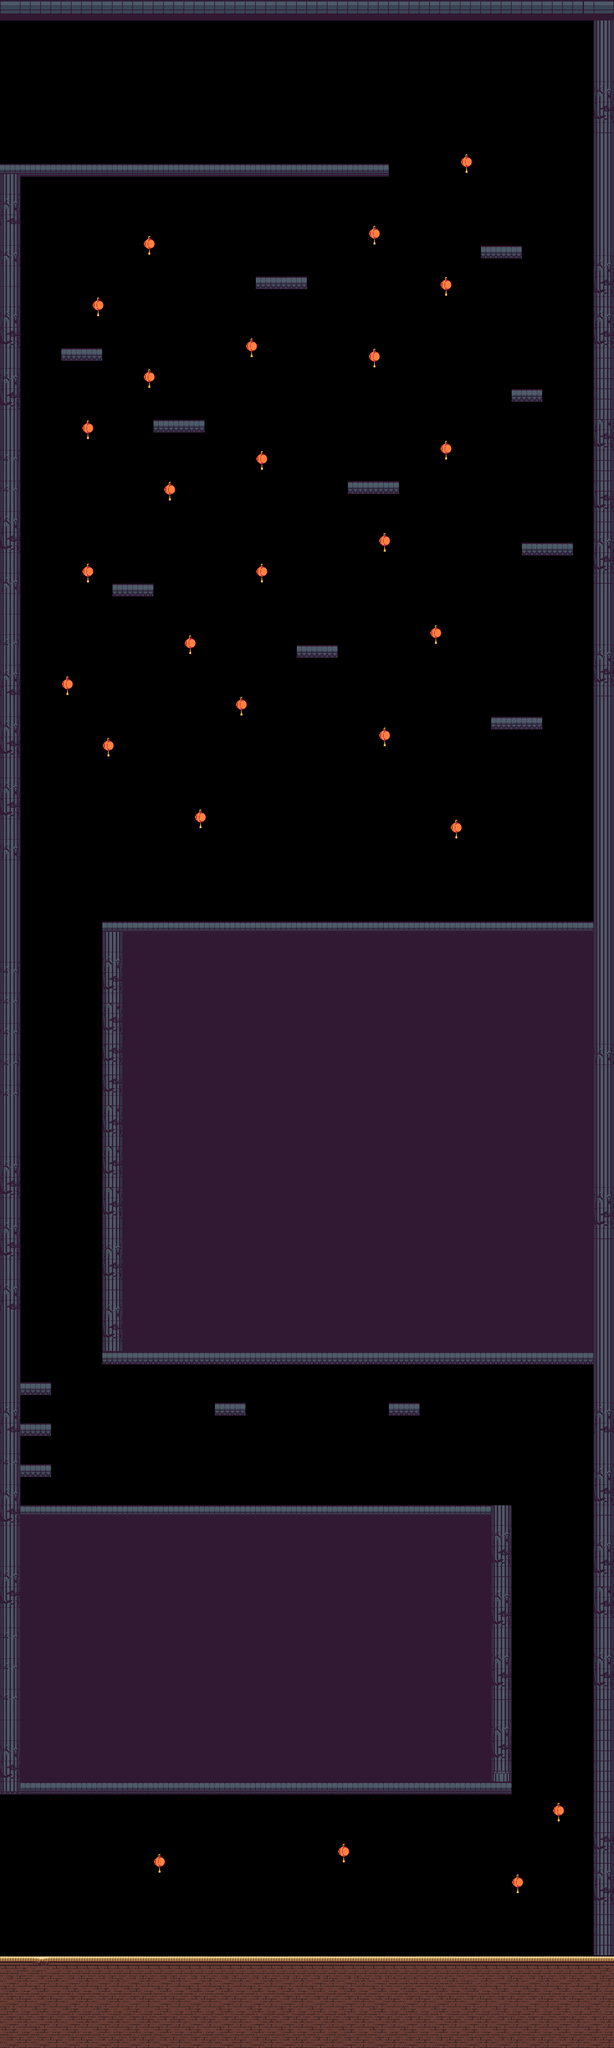

A level layout from a 2D game, rendered from its tile map. Below: a short description, then the map file with tile-grid data replaced by summaries:
An orthogonal 60x200 tile map with 16x16 px tiles, 2 tile layers (Block, Asset), 2 tilesets and 67 objects.

<map version="1.10" tiledversion="1.11.2" orientation="orthogonal" renderorder="right-down" width="60" height="200" tilewidth="16" tileheight="16" infinite="0" nextlayerid="10" nextobjectid="82">
 <tileset firstgid="1" source="City.tsx" />
 <tileset firstgid="401" source="Asset.tsx" />
 <layer id="1" name="Block" width="60" height="200">
  <data>[12000 cells, 4980 non-empty, 50 distinct tile ids]</data>
 </layer>
 <layer id="9" name="Asset" width="60" height="200">
  <data>[12000 cells, 180 non-empty, 8 distinct tile ids]</data>
 </layer>
 <objectgroup id="7" name="wall">
  <object id="3" x="-0.25" y="3056" width="961.25" height="145" />
  <object id="4" x="32" y="2350.67" width="766.667" height="451.333" />
  <object id="5" x="928" y="32" width="32" height="3022.33" />
  <object id="6" x="3.55271e-15" y="271.502" width="32" height="2531.33" />
  <object id="34" x="161" y="1439" width="768" height="690" />
  <object id="35" x="1.33333" y="254.667" width="606" height="22" />
  <object id="63" x="1" y="-2" width="961" height="33" />
 </objectgroup>
 <objectgroup id="2" name="player">
  <object id="77" x="8.25" y="3026.5" width="12" height="28" />
 </objectgroup>
 <objectgroup id="3" name="enemy_1">
  <object id="10" x="360.667" y="3023.33" width="16" height="32" />
  <object id="11" x="706.667" y="3023.33" width="16" height="32" />
  <object id="12" x="855.333" y="3024.67" width="16" height="32" />
  <object id="13" x="462.667" y="2319.33" width="16" height="32" />
  <object id="74" x="691.333" y="1406" width="16" height="32" />
  <object id="75" x="411.333" y="1406.67" width="16" height="32" />
  <object id="80" x="201.636" y="223.273" width="16" height="32" />
  <object id="81" x="284.636" y="223.091" width="16" height="32" />
 </objectgroup>
 <objectgroup id="4" name="enemy_2">
  <object id="14" x="354.667" y="2159.33" width="16" height="32" />
  <object id="15" x="620.667" y="2158.67" width="16" height="32" />
  <object id="64" x="802" y="1088" width="16" height="32" />
  <object id="66" x="204" y="880" width="16" height="32" />
  <object id="68" x="123" y="514" width="16" height="32" />
  <object id="69" x="577.333" y="719.333" width="16" height="32" />
  <object id="72" x="777" y="351" width="16" height="32" />
  <object id="79" x="53" y="2255" width="16" height="32" />
 </objectgroup>
 <objectgroup id="5" name="refill">
  <object id="36" x="239.75" y="2894.25" width="18.75" height="33.5" />
  <object id="37" x="527.625" y="2878.25" width="18.75" height="33.5" />
  <object id="38" x="801.125" y="2927.25" width="18.75" height="33.5" />
  <object id="39" x="864.125" y="2815.75" width="18.75" height="33.5" />
  <object id="40" x="705.125" y="1277.75" width="18.75" height="33.5" />
  <object id="41" x="592.125" y="1135.25" width="18.75" height="33.5" />
  <object id="42" x="305.625" y="1263.25" width="18.75" height="33.5" />
  <object id="43" x="160.625" y="1151.25" width="18.75" height="33.5" />
  <object id="44" x="95.625" y="1056.25" width="18.75" height="33.5" />
  <object id="45" x="128.625" y="881.25" width="18.75" height="33.5" />
  <object id="46" x="368.625" y="1088.25" width="18.75" height="33.5" />
  <object id="47" x="285.625" y="992.25" width="18.75" height="33.5" />
  <object id="48" x="400.625" y="878.25" width="18.75" height="33.5" />
  <object id="49" x="670.625" y="971.25" width="18.75" height="33.5" />
  <object id="50" x="686.625" y="687.25" width="18.75" height="33.5" />
  <object id="51" x="592.625" y="828.25" width="18.75" height="33.5" />
  <object id="52" x="400.625" y="704.25" width="18.75" height="33.5" />
  <object id="53" x="255.625" y="751.25" width="18.75" height="33.5" />
  <object id="54" x="128.625" y="654.25" width="18.75" height="33.5" />
  <object id="55" x="224.625" y="368.25" width="18.75" height="33.5" />
  <object id="56" x="143.625" y="463.25" width="18.75" height="33.5" />
  <object id="57" x="226.625" y="578.25" width="18.75" height="33.5" />
  <object id="58" x="572.625" y="541.25" width="18.75" height="33.5" />
  <object id="59" x="384.625" y="523.25" width="18.75" height="33.5" />
  <object id="60" x="688.625" y="430.25" width="18.75" height="33.5" />
  <object id="61" x="720.625" y="233.25" width="18.75" height="33.5" />
  <object id="62" x="578.125" y="350.25" width="18.75" height="33.5" />
 </objectgroup>
 <objectgroup id="6" name="next_level">
  <object id="1" x="-142.909" y="-11.7273" width="146" height="310" />
 </objectgroup>
 <objectgroup id="8" name="platform">
  <object id="18" x="335" y="2191" width="49.5" height="20" />
  <object id="19" x="608.5" y="2191" width="48.5" height="21" />
  <object id="20" x="32" y="2160" width="49" height="20.5" />
  <object id="21" x="33" y="2225" width="48" height="18" />
  <object id="22" x="32.5" y="2288" width="47.5" height="20" />
  <object id="23" x="768" y="1118" width="79" height="22" />
  <object id="24" x="463.5" y="1007.5" width="65.5" height="20" />
  <object id="25" x="176" y="912" width="64.5" height="20" />
  <object id="26" x="239.5" y="655.5" width="79.5" height="20.5" />
  <object id="28" x="96" y="543.5" width="64.5" height="20.5" />
  <object id="29" x="400.5" y="432.5" width="80.5" height="19" />
  <object id="30" x="543.5" y="750.5" width="80" height="21.5" />
  <object id="31" x="816" y="847" width="79.5" height="20.5" />
  <object id="32" x="798.5" y="608.5" width="49.5" height="19.5" />
  <object id="33" x="753.5" y="382.5" width="62.5" height="21" />
 </objectgroup>
</map>
